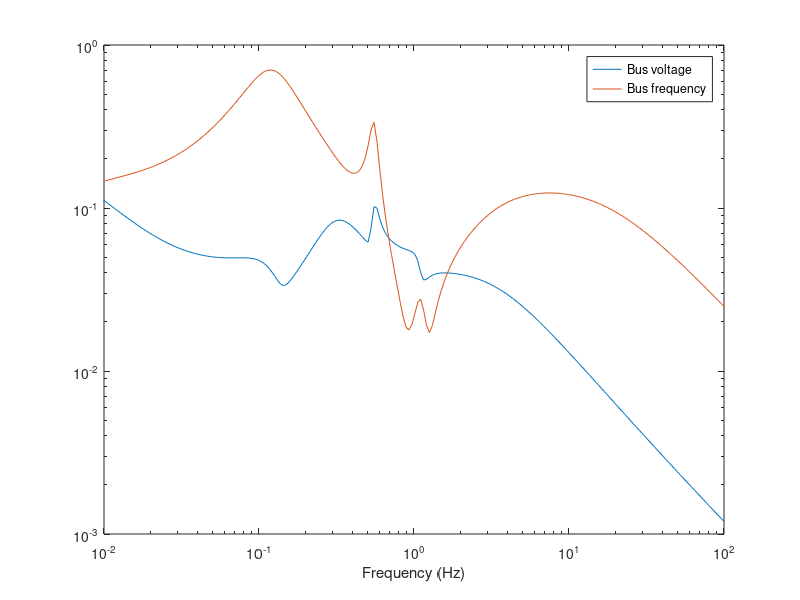

MATLAB code to generate this figure: (Note: this script raises an error after producing the figure.)
%% fig 10.39

clear all; close all; clc;
load('d2aphvdcss.mat');

fig39_name = './dat/ch10_fig39.dat';

W_sv = logspace(-2,log10(100*2*pi),256);
G_m = ss(a_mat,0.1*b_lmod,20*c_v([3 8],:),zeros(2,2));
SV_m = sigma(G_m,W_sv);

% l_mod to tie bus V_m and bus frequency
G_a = ss(a_mat,0.1*b_lmod,c_ang([3 8],:),zeros(2,2));

% add rate filter to obtain c_f
rate = tf([1 0],(2*pi*60)*[0.01 1]);
G_f = 1000*[rate 0; 0 rate]*G_a;
SV_f = sigma(G_f,W_sv);

figure, loglog(W_sv/(2*pi),SV_m(1,:), W_sv/(2*pi),SV_f(1,:));
legend('Bus voltage','Bus frequency','location','best');
axis([0.01 100 1e-3 1e0]);
xlabel('Frequency (Hz)');

H39 = {'f_sv','SV_m','SV_f'};
M39 = [W_sv/2/pi; SV_m(1,:); SV_f(1,:)];

fid39 = fopen(fig39_name,'w');
fprintf(fid39,'%s,%s,%s\n',H39{:});  % must match number of columns
fprintf(fid39,'%6e,%6e,%6e\n',M39);  % must match number of columns
fclose(fid39);

% eof
